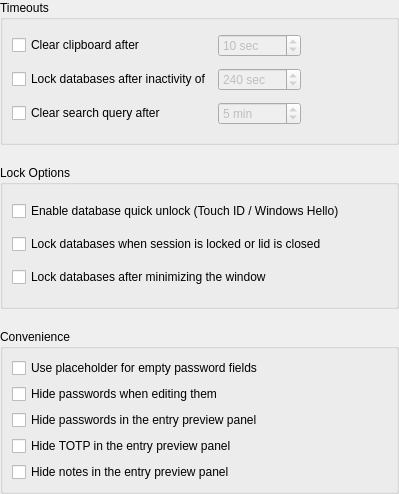
<?xml version="1.0" encoding="UTF-8"?>
<ui version="4.0">
 <class>ApplicationSettingsWidgetSecurity</class>
 <widget class="QWidget" name="ApplicationSettingsWidgetSecurity">
  <property name="geometry">
   <rect>
    <x>0</x>
    <y>0</y>
    <width>399</width>
    <height>494</height>
   </rect>
  </property>
  <layout class="QVBoxLayout" name="verticalLayout">
   <property name="spacing">
    <number>20</number>
   </property>
   <property name="leftMargin">
    <number>0</number>
   </property>
   <property name="topMargin">
    <number>0</number>
   </property>
   <property name="rightMargin">
    <number>0</number>
   </property>
   <property name="bottomMargin">
    <number>0</number>
   </property>
   <item>
    <widget class="QGroupBox" name="groupBox">
     <property name="title">
      <string>Timeouts</string>
     </property>
     <layout class="QGridLayout" name="gridLayout" columnstretch="0,0,1">
      <item row="1" column="1">
       <widget class="QSpinBox" name="lockDatabaseIdleSpinBox">
        <property name="enabled">
         <bool>false</bool>
        </property>
        <property name="sizePolicy">
         <sizepolicy hsizetype="Expanding" vsizetype="Fixed">
          <horstretch>0</horstretch>
          <verstretch>0</verstretch>
         </sizepolicy>
        </property>
        <property name="accessibleName">
         <string>Database lock timeout seconds</string>
        </property>
        <property name="suffix">
         <string comment="Seconds"> sec</string>
        </property>
        <property name="minimum">
         <number>10</number>
        </property>
        <property name="maximum">
         <number>43200</number>
        </property>
        <property name="value">
         <number>240</number>
        </property>
       </widget>
      </item>
      <item row="0" column="0">
       <widget class="QCheckBox" name="clearClipboardCheckBox">
        <property name="text">
         <string>Clear clipboard after</string>
        </property>
       </widget>
      </item>
      <item row="2" column="0">
       <widget class="QCheckBox" name="clearSearchCheckBox">
        <property name="text">
         <string>Clear search query after</string>
        </property>
       </widget>
      </item>
      <item row="2" column="1">
       <widget class="QSpinBox" name="clearSearchSpinBox">
        <property name="enabled">
         <bool>false</bool>
        </property>
        <property name="sizePolicy">
         <sizepolicy hsizetype="Expanding" vsizetype="Fixed">
          <horstretch>0</horstretch>
          <verstretch>0</verstretch>
         </sizepolicy>
        </property>
        <property name="suffix">
         <string comment="Minutes"> min</string>
        </property>
        <property name="minimum">
         <number>1</number>
        </property>
        <property name="maximum">
         <number>1440</number>
        </property>
        <property name="value">
         <number>5</number>
        </property>
        <property name="displayIntegerBase">
         <number>10</number>
        </property>
       </widget>
      </item>
      <item row="0" column="1">
       <widget class="QSpinBox" name="clearClipboardSpinBox">
        <property name="enabled">
         <bool>false</bool>
        </property>
        <property name="sizePolicy">
         <sizepolicy hsizetype="Expanding" vsizetype="Fixed">
          <horstretch>0</horstretch>
          <verstretch>0</verstretch>
         </sizepolicy>
        </property>
        <property name="accessibleName">
         <string>Clipboard clear seconds</string>
        </property>
        <property name="suffix">
         <string comment="Seconds"> sec</string>
        </property>
        <property name="minimum">
         <number>1</number>
        </property>
        <property name="maximum">
         <number>999</number>
        </property>
        <property name="value">
         <number>10</number>
        </property>
       </widget>
      </item>
      <item row="0" column="2">
       <spacer name="horizontalSpacer">
        <property name="orientation">
         <enum>Qt::Orientation::Horizontal</enum>
        </property>
        <property name="sizeHint" stdset="0">
         <size>
          <width>40</width>
          <height>20</height>
         </size>
        </property>
       </spacer>
      </item>
      <item row="1" column="0">
       <widget class="QCheckBox" name="lockDatabaseIdleCheckBox">
        <property name="sizePolicy">
         <sizepolicy hsizetype="Minimum" vsizetype="Fixed">
          <horstretch>0</horstretch>
          <verstretch>0</verstretch>
         </sizepolicy>
        </property>
        <property name="text">
         <string>Lock databases after inactivity of</string>
        </property>
       </widget>
      </item>
     </layout>
    </widget>
   </item>
   <item>
    <widget class="QGroupBox" name="lockOptionsGroup">
     <property name="title">
      <string>Lock Options</string>
     </property>
     <layout class="QVBoxLayout" name="verticalLayout_4">
      <item>
       <widget class="QCheckBox" name="quickUnlockCheckBox">
        <property name="text">
         <string>Enable database quick unlock (Touch ID / Windows Hello)</string>
        </property>
       </widget>
      </item>
      <item>
       <widget class="QCheckBox" name="lockDatabaseOnScreenLockCheckBox">
        <property name="text">
         <string>Lock databases when session is locked or lid is closed</string>
        </property>
       </widget>
      </item>
      <item>
       <widget class="QCheckBox" name="lockDatabaseMinimizeCheckBox">
        <property name="text">
         <string>Lock databases after minimizing the window</string>
        </property>
       </widget>
      </item>
     </layout>
    </widget>
   </item>
   <item>
    <widget class="QGroupBox" name="groupBox_2">
     <property name="title">
      <string>Convenience</string>
     </property>
     <layout class="QVBoxLayout" name="verticalLayout_2">
      <item>
       <widget class="QCheckBox" name="passwordShowDotsCheckBox">
        <property name="text">
         <string>Use placeholder for empty password fields</string>
        </property>
       </widget>
      </item>
      <item>
       <widget class="QCheckBox" name="passwordsHiddenCheckBox">
        <property name="text">
         <string>Hide passwords when editing them</string>
        </property>
       </widget>
      </item>
      <item>
       <widget class="QCheckBox" name="passwordPreviewCleartextCheckBox">
        <property name="text">
         <string>Hide passwords in the entry preview panel</string>
        </property>
       </widget>
      </item>
      <item>
       <widget class="QCheckBox" name="hideTotpCheckBox">
        <property name="text">
         <string>Hide TOTP in the entry preview panel</string>
        </property>
       </widget>
      </item>
      <item>
       <widget class="QCheckBox" name="hideNotesCheckBox">
        <property name="text">
         <string>Hide notes in the entry preview panel</string>
        </property>
       </widget>
      </item>
     </layout>
    </widget>
   </item>
  </layout>
 </widget>
 <tabstops>
  <tabstop>clearClipboardCheckBox</tabstop>
  <tabstop>clearClipboardSpinBox</tabstop>
  <tabstop>lockDatabaseIdleCheckBox</tabstop>
  <tabstop>lockDatabaseIdleSpinBox</tabstop>
  <tabstop>clearSearchCheckBox</tabstop>
  <tabstop>clearSearchSpinBox</tabstop>
  <tabstop>quickUnlockCheckBox</tabstop>
  <tabstop>lockDatabaseOnScreenLockCheckBox</tabstop>
  <tabstop>lockDatabaseMinimizeCheckBox</tabstop>
  <tabstop>passwordShowDotsCheckBox</tabstop>
  <tabstop>passwordsHiddenCheckBox</tabstop>
  <tabstop>passwordPreviewCleartextCheckBox</tabstop>
  <tabstop>hideTotpCheckBox</tabstop>
  <tabstop>hideNotesCheckBox</tabstop>
 </tabstops>
 <resources/>
 <connections/>
</ui>
